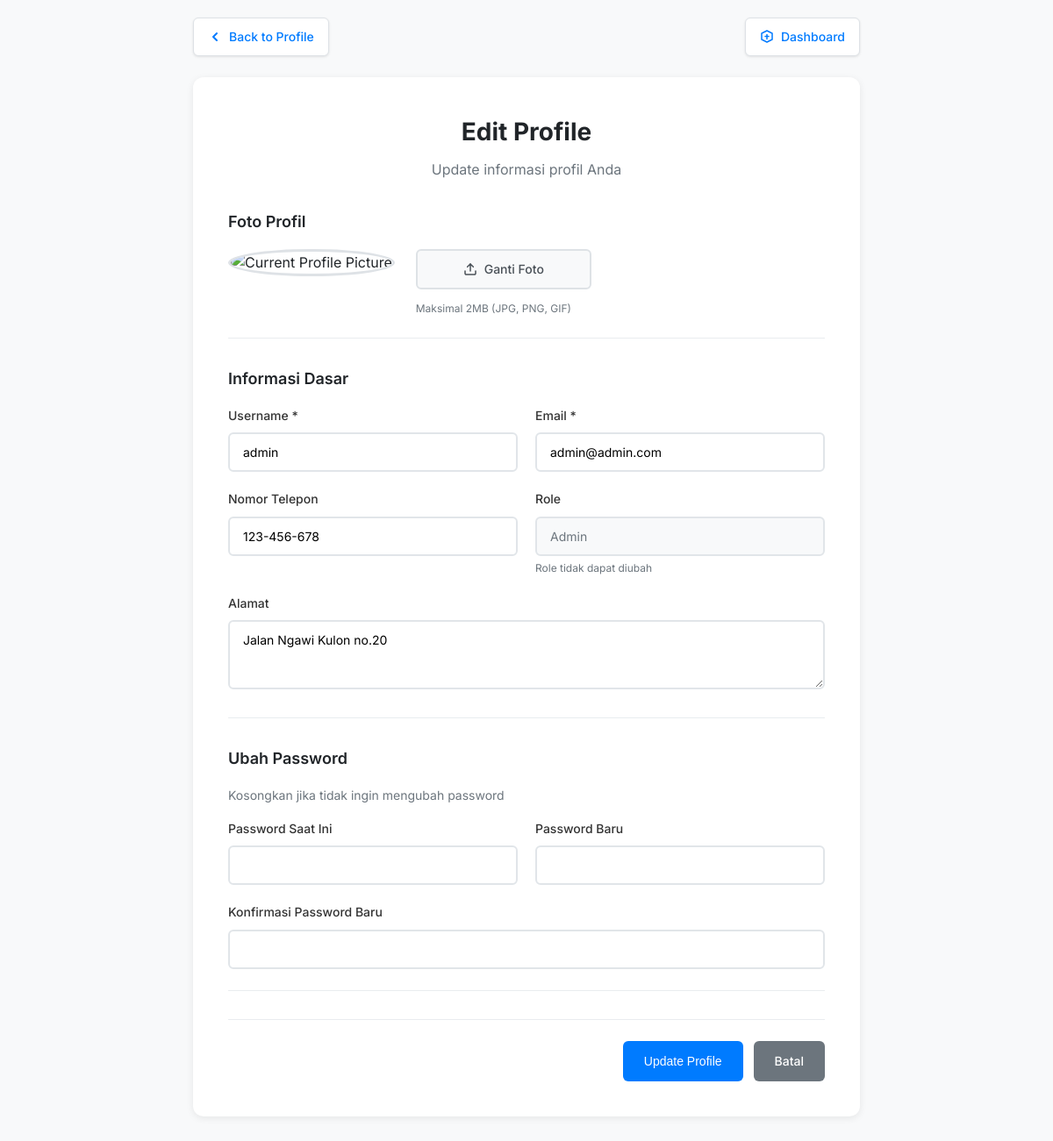
The page /edit_profile.php (signed in) on the database its author committed.
### tables this page shows
CREATE TABLE IF NOT EXISTS users(
	user_id INT PRIMARY KEY NOT NULL AUTO_INCREMENT,
	username VARCHAR(512) NOT NULL UNIQUE,
	password VARCHAR(512) NOT NULL,
	email VARCHAR(512) NOT NULL UNIQUE,
	address VARCHAR(512) NULL,
	photo_profile VARCHAR(512) NULL,
	telephone_number VARCHAR(512) NULL UNIQUE,
	point INT NULL,
	role ENUM('writer','reader','admin'),
    status ENUM('LOGIN','LOGOUT','SUSPEND'),
	join_date DATE NULL
);

### koneksi.php (called while the page is built, shortened)
<?php
$host = "localhost";
$username = "Hikari";
$password = "1234";
$database = "ShrineComics";
$koneksi = new mysqli($host, $username, $password, $database);
$koneksi->set_charset("utf8");
function executeQuery($sql, $params = [], $types = "") {
    global $koneksi;
    $stmt = $koneksi->prepare($sql);
    if (!empty($params)) {
        $stmt->bind_param($types, ...$params);
    }
    if ($stmt->execute()) {
        $result = $stmt->get_result();
        if ($result) {
            $data = $result->fetch_all(MYSQLI_ASSOC);
            return ["success" => true, "data" => $data];
        } else {
            $stmt->close();
            return ["success" => true, "affected_rows" => $stmt->affected_rows];
        }
    } else {
        $error = $stmt->error;
        $stmt->close();
        return ["success" => false, "error" => $error];
    }
}
function getSingleRow($sql, $params = [], $types = "") {
    $result = executeQuery($sql, $params, $types);
    if ($result["success"] && !empty($result["data"])) {
        return $result["data"][0];
    }
    return null;
}
?>

### edit_profile.php (the view, shortened to what this page needs)
<?php
require_once 'koneksi.php';
$user_id = $_SESSION['user_id'];
$errors = [];
$user_data = getSingleRow("SELECT * FROM users WHERE user_id = ?", [$user_id], "i");
$current_photo = 'default-avatar.jpg';
$dashboard_url = '';
$profile_url = 'profile.php';
switch ($user_data['role']) {
    case 'admin':
        $dashboard_url = 'dashboard_admin.php';
        break;
}
?>
<!DOCTYPE html>
<html lang="id">
<head>
    <link rel="stylesheet" href="edit_profile.css">
</head>
<body>
    <div class="edit-profile-container">
        <div class="header-navigation">
            <a href="<?php echo $profile_url; ?>" class="back-btn">
                <svg width="16" height="16" viewBox="0 0 16 16" fill="none" xmlns="http://www.w3.org/2000/svg">
                    <path d="M10 12L6 8L10 4" stroke="currentColor" stroke-width="2" stroke-linecap="round" stroke-linejoin="round"/>
                </svg>
                Back to Profile
            </a>
            <a href="<?php echo $dashboard_url; ?>" class="dashboard-btn">
                Dashboard
            </a>
        </div>
        <div class="edit-profile-card">
            <div class="edit-profile-header">
                <h1>Edit Profile</h1>
                <p>Update informasi profil Anda</p>
            </div>
            <form method="POST" action="edit_profile.php" class="edit-profile-form" enctype="multipart/form-data">
                <div class="form-section">
                    <h3>Foto Profil</h3>
                    <div class="photo-upload-container">
                        <div class="current-photo">
                            <img src="<?php echo $current_photo; ?>"
                                 alt="Current Profile Picture"
                                 class="current-avatar"
                                 onerror="this.src='default-avatar.jpg'">
                        </div>
                        <div class="photo-upload-controls">
                            <label for="photo_profile" class="upload-btn">
                                Ganti Foto
                            </label>
                            <span class="file-info">Maksimal 2MB (JPG, PNG, GIF)</span>
                        </div>
                    </div>
                </div>
                <div class="form-section">
                    <h3>Informasi Dasar</h3>
                    <div class="form-row">
                        <div class="form-group">
                            <label for="username">Username *</label>
                            <input type="text" id="username" name="username" required
                                   value="<?php echo htmlspecialchars($user_data['username']); ?>"
                                   class="<?php echo isset($errors['username']) ? 'error' : ''; ?>">
                        </div>
                        <div class="form-group">
                            <label for="email">Email *</label>
                            <input type="email" id="email" name="email" required
                                   value="<?php echo htmlspecialchars($user_data['email']); ?>"
                                   class="<?php echo isset($errors['email']) ? 'error' : ''; ?>">
                        </div>
                    </div>
                    <div class="form-row">
                        <div class="form-group">
                            <label for="telephone">Nomor Telepon</label>
                            <input type="tel" id="telephone" name="telephone"
                                   value="<?php echo htmlspecialchars($user_data['telephone_number'] ?: ''); ?>"
                                   class="<?php echo isset($errors['telephone']) ? 'error' : ''; ?>">
                        </div>
                        <div class="form-group">
                            <label for="role">Role</label>
                            <input type="text" id="role" value="<?php echo ucfirst($user_data['role']); ?>" disabled>
                            <small class="role-note">Role tidak dapat diubah</small>
                        </div>
                    </div>
                    <div class="form-group full-width">
                        <label for="address">Alamat</label>
                        <textarea id="address" name="address" rows="3"
                                  class="<?php echo isset($errors['address']) ? 'error' : ''; ?>"><?php echo htmlspecialchars($user_data['address'] ?: ''); ?></textarea>
                    </div>
                </div>
                <div class="form-section">
                    <h3>Ubah Password</h3>
                    <p class="section-description">Kosongkan jika tidak ingin mengubah password</p>
                    <div class="form-row">
                        <div class="form-group">
                            <label for="current_password">Password Saat Ini</label>
                            <input type="password" id="current_password" name="current_password"
                                   class="<?php echo isset($errors['current_password']) ? 'error' : ''; ?>">
                        </div>
                        <div class="form-group">
                            <label for="new_password">Password Baru</label>
                            <input type="password" id="new_password" name="new_password"
                                   class="<?php echo isset($errors['new_password']) ? 'error' : ''; ?>">
                        </div>
                    </div>
                    <div class="form-group full-width">
                        <label for="confirm_password">Konfirmasi Password Baru</label>
                        <input type="password" id="confirm_password" name="confirm_password"
                               class="<?php echo isset($errors['confirm_password']) ? 'error' : ''; ?>">
                    </div>
                </div>
                <div class="form-actions">
                    <button type="submit" class="btn btn-primary">Update Profile</button>
                    <a href="<?php echo $profile_url; ?>" class="btn btn-secondary">Batal</a>
                </div>
            </form>
        </div>
    </div>
</body>
</html>

### edit_profile.css (style rules this page uses)
* { margin: 0; padding: 0; box-sizing: border-box; }
body { font-family: 'Inter', sans-serif; background-color: #f8f9fa; color: #212529; line-height: 1.6; }
.edit-profile-container { max-width: 800px; margin: 0 auto; padding: 20px; }
.header-navigation { display: flex; justify-content: space-between; align-items: center; margin-bottom: 24px; }
.back-btn, .dashboard-btn { display: inline-flex; align-items: center; gap: 8px; padding: 10px 16px; background: #ffffff; color: #007bff; text-decoration: none; border-radius: 6px; font-weight: 500; font-size: 14px; border: 1px solid #dee2e6; transition: all 0.3s ease; box-shadow: 0 1px 3px rgba(0,0,0,0.1); }
.edit-profile-card { background: #ffffff; border-radius: 12px; padding: 40px; box-shadow: 0 2px 8px rgba(0,0,0,0.08); }
.edit-profile-header { text-align: center; margin-bottom: 32px; }
.edit-profile-header h1 { font-size: 28px; font-weight: 700; margin-bottom: 8px; color: #212529; }
.edit-profile-header p { color: #6c757d; font-size: 16px; }
.form-section { margin-bottom: 32px; padding-bottom: 24px; border-bottom: 1px solid #e9ecef; }
.form-section h3 { font-size: 18px; font-weight: 600; margin-bottom: 16px; color: #212529; }
.section-description { color: #6c757d; font-size: 14px; margin-bottom: 16px; }
.photo-upload-container { display: flex; gap: 24px; align-items: flex-start; }
.current-photo { flex-shrink: 0; }
.current-avatar { width: 120px; height: 120px; border-radius: 50%; object-fit: cover; border: 3px solid #dee2e6; }
.photo-upload-controls { flex: 1; display: flex; flex-direction: column; gap: 12px; }
.upload-btn { display: inline-flex; align-items: center; gap: 8px; padding: 10px 16px; background: #f8f9fa; color: #495057; border: 2px solid #dee2e6; border-radius: 6px; font-size: 14px; font-weight: 500; cursor: pointer; transition: all 0.3s; justify-content: center; max-width: 200px; }
.file-info { font-size: 12px; color: #6c757d; }
.edit-profile-form { text-align: left; }
.form-row { display: grid; grid-template-columns: 1fr 1fr; gap: 20px; margin-bottom: 20px; }
.form-group { margin-bottom: 0; }
.form-group.full-width { grid-column: 1 / -1; }
.form-group label { display: block; margin-bottom: 8px; color: #333; font-weight: 500; font-size: 14px; }
.form-group input, .form-group select, .form-group textarea { width: 100%; padding: 12px 15px; border: 2px solid #e1e5e9; border-radius: 6px; font-size: 14px; transition: border-color 0.3s, box-shadow 0.3s; font-family: inherit; background: #ffffff; }
.form-group input:disabled { background-color: #f8f9fa; color: #6c757d; cursor: not-allowed; }
.role-note { display: block; color: #6c757d; font-size: 12px; margin-top: 4px; }
.form-actions { display: flex; gap: 12px; justify-content: flex-end; margin-top: 32px; padding-top: 24px; border-top: 1px solid #e9ecef; }
.btn { padding: 12px 24px; border: none; border-radius: 6px; font-weight: 500; cursor: pointer; transition: all 0.3s ease; font-size: 14px; text-decoration: none; display: inline-flex; align-items: center; justify-content: center; gap: 8px; }
.btn-primary { background: #007bff; color: #ffffff; }
.btn-secondary { background: #6c757d; color: #ffffff; }

### rows shown on the page
users: username "admin", email "admin@admin.com", telephone "123-456-678", role "Admin", address "Jalan Ngawi Kulon no.20"
